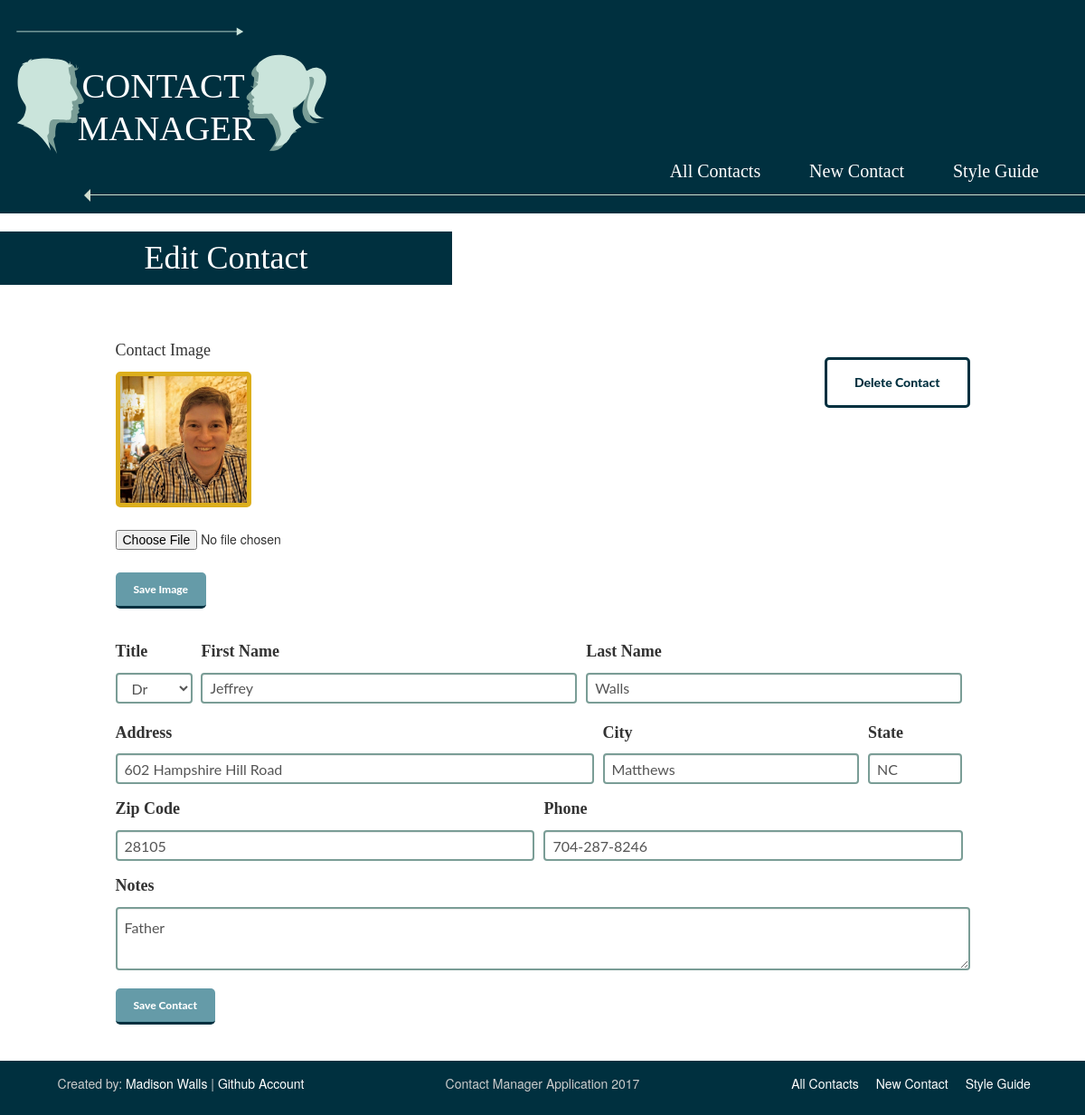
The app's page /edit.php?id=48 with its own data.
### tables this page shows
CREATE TABLE `contacts` (
  `id` int(11) NOT NULL,
  `photo` text NOT NULL,
  `first` varchar(200) NOT NULL,
  `last` varchar(200) NOT NULL,
  `title` varchar(200) NOT NULL,
  `address` varchar(200) NOT NULL,
  `city` varchar(200) NOT NULL,
  `state` varchar(200) NOT NULL,
  `zip` varchar(200) NOT NULL,
  `phone` varchar(200) NOT NULL,
  `notes` text NOT NULL
);

### edit.php (the view, shortened to what this page needs)
<?php
  include 'header.php';
  $id = $_GET['id'];
  $stmt = $db->prepare('SELECT * from contacts WHERE id = :id LIMIT 1');
  $stmt->bindParam(':id', $id);
  $stmt->execute();
  $contact = $stmt->fetch(PDO::FETCH_ASSOC);
?>
<h1>Edit Contact</h1>
<div class="container">
  <div class="row">
    <div class="col-md-10 col-md-offset-1">
      <div class="hidden-xs">
        <a href="/delete.php?id=<?= $contact['id']; ?>" class="btn deleteButton pull-right">Delete Contact</a>
      </div>
      <p class="inputTitles">Contact Image</p>
        <form action="upload.php" method="POST" enctype="multipart/form-data"  class="imageChange">
            <?php
            if ($contact['photo'] !== '') {
                echo "<img src='uploads/";  echo $contact['photo']; echo "' width='150px' height='auto'>";
            } else {
                echo "<img class='yellowMan' src='uploads/picIcon.png' width='150px' height='auto'>";
            }
            ?>
          <input class="fileSelection" type="file" name="photo" id="photo"/>
          <input class="regularButton imageSave" type="submit" value="Save Image" name="submit">
      </form>
      <form method="POST" action="/update.php">
        <div class="form-group title">
          <label for="contact_title"><p class="inputTitles">Title</p></label>
          <select name="title" id="contact_title" class="form-control selectInputEdit">
            <option value="Dr"<?= ($contact['title'] == 'Dr') ? ' selected' : '' ?>>Dr</option>
          </select>
        </div>
        <div class="form-group firstname">
          <label for="contact_first"><p class="inputTitles">First Name</p></label>
          <input class="form-control inputField" type="text" name="first" id="contact_first" value="<?= $contact['first']; ?>" />
        </div>
        <div class="form-group lastname">
          <label for="contact_last"><p class="inputTitles">Last Name</p></label>
          <input class="form-control inputField" type="text" name="last" id="contact_last" value="<?= $contact['last']; ?>" />
        </div>
        <div class="form-group address">
          <label for="contact_address"><p class="inputTitles">Address</p></label>
          <input class="form-control inputField" type="text" name="address" id="contact_address" value="<?= $contact['address']; ?>" />
        </div>
        <div class="form-group city">
          <label for="contact_city"><p class="inputTitles">City</p></label>
          <input class="form-control inputField" type="text" name="city" id="contact_city" value="<?= $contact['city']; ?>" />
        </div>
        <div class="form-group state">
          <label for="contact_state"><p class="inputTitles">State</p></label>
          <input class="form-control inputField" type="text" name="state" id="contact_state" value="<?= $contact['state']; ?>" />
        </div>
        <div class="form-group zipcode">
          <label for="zip"><p class="inputTitles">Zip Code</p></label>
          <input class="form-control inputField" type="text" name="zip" id="contact_zip" value="<?= $contact['zip']; ?>" />
        </div>
        <div class="form-group phone">
          <label for="phone"><p class="inputTitles">Phone</p></label>
          <input class="form-control inputField" type="text" name="phone" id="contact_phone" value="<?= $contact['phone']; ?>" />
        </div>
        <div class="form-group notes">
          <label for="notes"><p class="inputTitles">Notes</p></label>
          <textarea class="form-control textareaInput" type="textarea" name="notes" id="contact_notes" ><?= $contact['notes']; ?></textarea>
        </div>
        <button class="btn regularButton">Save Contact</button>
        </div>
    </div>
  </div>
<?php include 'footer.php'; ?>

### css/style.css (style rules this page uses)
h1 { color: #ffffff; background-color: #00303f; font-family: Lato-thin; font-weight: lighter; padding: 10px; max-width: 500px; text-align: center; margin-bottom: 60px; }
.title { width: 9%; display: inline-block; margin-right: 6px; vertical-align: top; }
.firstname { width: 44%; display: inline-block; margin-right: 6px; vertical-align: top; }
.lastname { width: 44%; display: inline-block; vertical-align: top; }
.address { width: 56%; display: inline-block; margin-right: 6px; }
.city { width: 30%; display: inline-block; margin-right: 6px; }
.state { width: 11%; display: inline-block; }
.zipcode { width: 49%; display: inline-block; margin-right: 7px; }
.phone { width: 49%; display: inline-block; }
.inputTitles { font-family: Lato-Bold; font-size: 18px; margin-bottom: 0px; }
.regularButton, .regularButtonCreate { border: none; background-color: #659ba8; color: #ffffff; padding: 10px 20px; border-radius: 5px; font-family: Lato; font-size: 12px; font-weight: 800; border-bottom: 3px solid #00303f; display: block; margin-top: 20px; }
.deleteButton { border: none; background-color: #ffffff; color: #00303f; border-radius: 5px; font-family: Lato; font-size: 14px; font-weight: 800; border: 3px solid #00303f; padding: 15px 30px; display: block; margin-top: 20px; }
.inputField { padding: 10px 50px 10px 8px; font-family: Lato; font-size: 16px; border: 2px solid #7A9D96; border-radius: 4px; margin-top: 5px; }
.textareaInput { font-family: Lato; font-size: 16px; display: block; border: 2px solid #7A9D96; border-radius: 4px; margin-top: 5px; width: 100%; height: 100px; padding: 10px 8px; }
.selectInputEdit { font-family: Lato; font-size: 16px; display: block; border: 2px solid #7A9D96; border-radius: 4px; margin: 5px 0px; }
.imageChange { display: inline-block; max-width: 200px; padding: 10px 0px 10px 0px; margin-bottom: 25px; border-radius: 4px; }
.imageChange img { border-radius: 5px; margin-bottom: 10px; border: 5px solid #DCAE1D; }
.imageSave { margin-top: 10px; }
input[type=file] { padding: 15px 0px; }

### records on screen
contacts: photo (picture), title "Dr", first "Jeffrey", last "Walls", address "602 Hampshire Hill Road", city "Matthews", state "NC", zip "28105", phone "704-287-8246", notes "Father"
